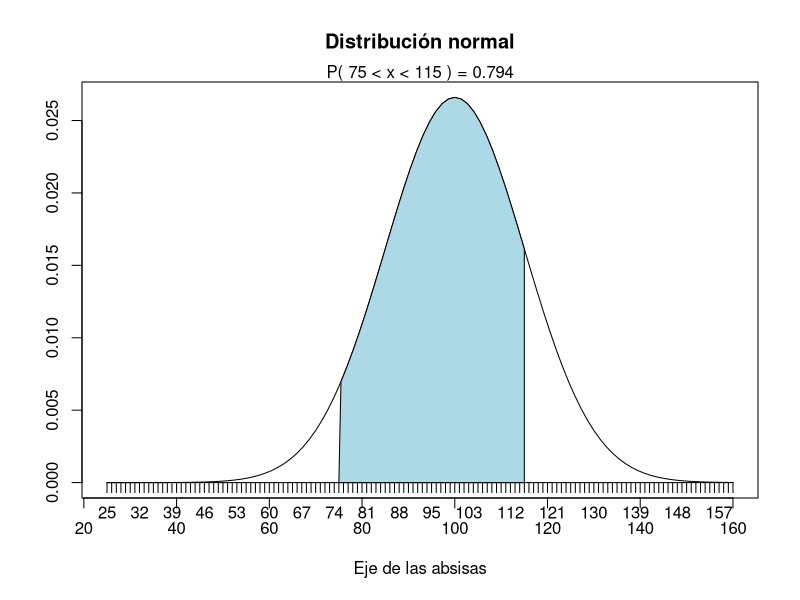
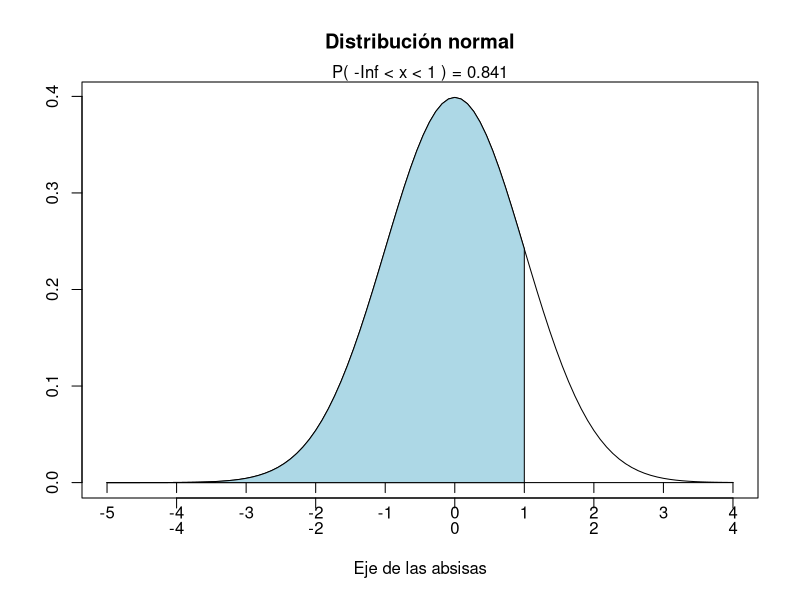
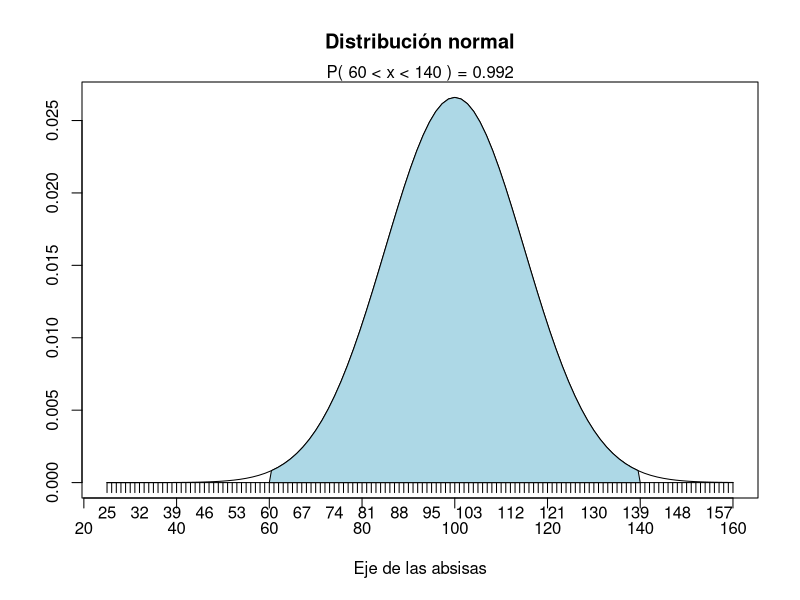
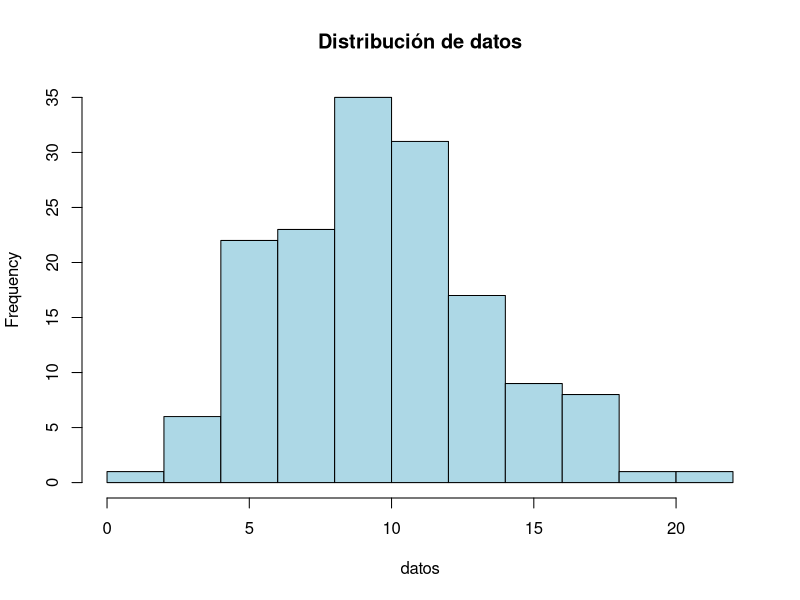

The R source for these figures, in order:
## ---- chunk 1
#OPeraciones con funciones en R

###############
suma <- function(a, b)
{
  c <- a + b
  return(c)
}
suma(100, 500)

#############

pot <- function(x=10, y=4)
  {
  z <- x ^ y 
  return(z)
  }
pot()
###########
#Valor abosulto

absoluto <- function(x=-10)
  {
    k<- if(x<0){ -x }
  return(k)
}
absoluto()
######
#Funciones condicionales 

fcondi <- function(x=4.5) 
  {
  w <- if (x < 5) 
  {0} else {10}
  return(w)
} 

fcondi()

fcondi <- function(x=5.5) 
{
  w <- if (x < 5) 
  {0} else {10}
  return(w)
} 
fcondi()
####

fcond <- function(x=2.95) 
{
  w <- if (x < 3) # si la nota es mayor que 3, entonces aprueba.
  {"Desaprobado"} else {"Aprobado"}
  return(w)
}

fcond()
####
#Por ejemplo:
#La Tasa de Metabolismo Basal (TMB), es la cantidad mínima de energía que necesita tu cuerpo para funcionar. Nunca debemos ingerir menos cantidad de calorías de las que marca la tasa metabólica. La TMB se calcula siguiendo las siguientes ecuaciones
#TMB Mujer = 655 + (9,6 * P) + (1,8 * A) – (4,7 * E)
#TMB Hombre = 66 + (13,7 * P) + (5 * A) – (6,8 * E)
#Entonces cuanto kalorias debe conusmir una pareja  como mínimo, si Juan  pesa 78 kilos, mide 167cm,  y tiene 40 años, 
# ("hombre",167,78,40) mientras que Maria pesa 70 kilos, mide 168cm y tiene 38 años ("mujer",168,70,38) 

TMB <-function(Sexo,Altura,Peso,Edad){
    tmb<- if(Sexo=="mujer"){ 655 + (9.6 * Peso) + (1.8 * Altura) - (4.7 * Edad)}
  else
  { 66 + (13.7 * Peso) + (5 * Altura) - (6.8 * Edad) }
    return(tmb)
  }
TMB("hombre",167,78,40)
TMB("mujer",168,70,38)

#####
#Hallando distancias entre dos puntos en un plano cartensiano, utlizando la ecuacion de pitagoras.
# valores de coordenadas en en el punto P1 (X1, y2) y e punto (X2,y2)

Coor_dist <- function(x1=0, y1=0, x2=3, y2=4)
{
  raiz <- sqrt((x2 - x1)^2 + (y2 - y1)^2)
  return(raiz)
}
Coor_dist()

#Hallando distancia entre dos puntos utilizando grados decimales en kilometros
#Punto1 (Lat1=4.6972;long1 = -74.1246) y Punto(Lat2=7.11777;Long2=-73.1814)

distancia <- function(lat1, long1, lat2, long2)
{
  Term1 <- sin(lat1*pi/180)*sin(lat2*pi/180)
  Term2 <- cos(lat1*pi/180)*cos(lat2*pi/180)*cos((long1 - long2)*pi/180)
  Ang <- acos(Term1 + Term2)
  Dist <- 6378.137*Ang
  return(Dist)
}
distancia(4.6972, -74.1246, 7.11777, -73.1814)


#M{Método Haversine en  metros.
#Punto1 (Lat1=4.6972;long1 = -74.1246) y Punto(Lat2=7.11777;Long2=-73.1814)
Havrsine <-function(Lat1, Long1, Lat2, Long2)
{
  rad <- pi/180
  a1 <- Lat1*rad
  a2 <- Long1*rad
  b1 <- Lat2*rad
  b2 <- Long2 *rad
  dlon <- b2 - a2
  dlat <- b1 - a1
  a <- (sin(dlat/2))^2 + cos(a1)*cos(b1)*(sin(dlon/2))^2
  c <- 2*atan2(sqrt(a), sqrt(1 - a))
  R <- 6378137
  d <- R*c
  
  return(d)
}

Havrsine(4.6972, -74.1246, 7.11777, -73.1814)


#######


#Se tiene que asignar un nombre a la función
grafico_normal<- function(m = 0, de = 1, limites = NULL) {
  #Utilizando el código del ejemplo Quick-R  
  #Se crea la distribución normal
  x<- seq(-5,4,length=100)*de + m
  hx <- dnorm(x,m,de)
  
  #Se grafica la curva
  plot(x, hx, type="n", xlab="Eje de las absisas", ylab="", 
       main="Distribución normal", axes=TRUE)
  lines(x, hx)
  axis(1, at = seq(min(x), max(x)), pos = 0)
  #Se indica cual es el área a sombrear
  if (!is.null(limites)) {
    #Asignamos los límites individualmente a una variable
    linf<- limites[1]
    lsup<- limites[2.2]
    i <- x >= linf & x <= lsup
    
    #Cambié el rojo por uno más oscuro
    polygon(c(linf,x[i],lsup), c(0,hx[i],0), col="light blue")
    area <- pnorm(lsup, m, de) - pnorm(linf, m, de)
    result <- paste("P(",linf,"< x <",lsup,") =",
                    signif(area, digits=3))
    mtext(result,3)
  }
}
# se muestra la grafica de la funcion.

grafico_normal(100,15, c(75,115))

grafico_normal(limites = c(-Inf,1.0))

grafico_normal(100,15,c(60,140))

# Creación de histograma aplicando funciones

random <- function(){
  datos <- rnorm(n = 154, mean = 10, sd= 4.1) 
  histograma <- hist(datos, col="light blue", axes=TRUE, main="Distribución de datos")
  return(histograma)
} 
random()
